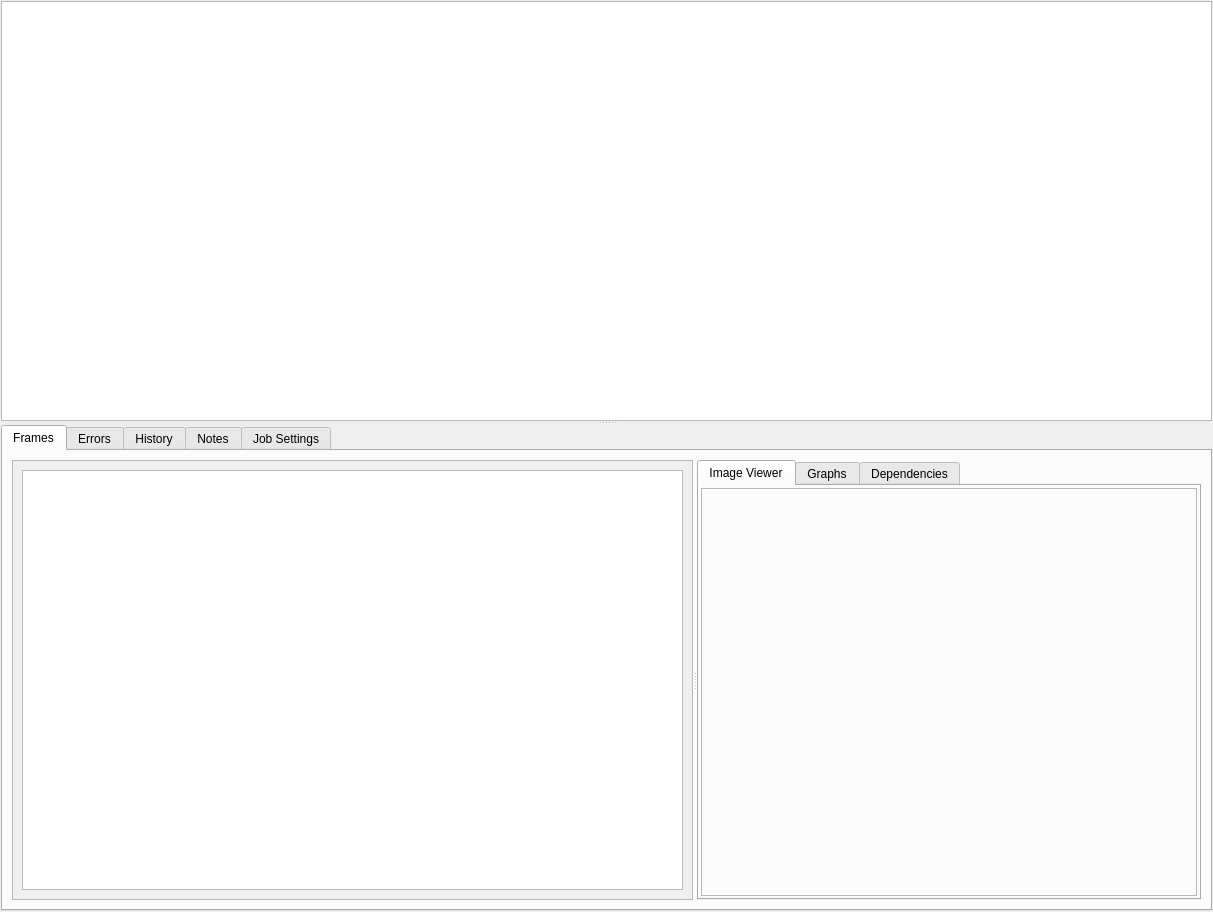
<?xml version="1.0" encoding="UTF-8"?>
<ui version="4.0">
 <class>JobListWidgetUI</class>
 <widget class="QWidget" name="JobListWidgetUI">
  <property name="geometry">
   <rect>
    <x>0</x>
    <y>0</y>
    <width>1213</width>
    <height>912</height>
   </rect>
  </property>
  <property name="windowTitle">
   <string>Form</string>
  </property>
  <layout class="QVBoxLayout" name="verticalLayout_4">
   <property name="margin">
    <number>1</number>
   </property>
   <item>
    <widget class="QSplitter" name="mJobSplitter">
     <property name="orientation">
      <enum>Qt::Vertical</enum>
     </property>
     <widget class="QFrame" name="frame_2">
      <property name="frameShape">
       <enum>QFrame::NoFrame</enum>
      </property>
      <property name="frameShadow">
       <enum>QFrame::Plain</enum>
      </property>
      <property name="lineWidth">
       <number>0</number>
      </property>
      <layout class="QVBoxLayout" name="verticalLayout_3">
       <property name="margin">
        <number>0</number>
       </property>
       <item>
        <widget class="RecordTreeView" name="mJobTree">
         <property name="allColumnsShowFocus">
          <bool>true</bool>
         </property>
        </widget>
       </item>
      </layout>
     </widget>
     <widget class="QFrame" name="frame">
      <property name="frameShape">
       <enum>QFrame::NoFrame</enum>
      </property>
      <property name="frameShadow">
       <enum>QFrame::Plain</enum>
      </property>
      <property name="lineWidth">
       <number>0</number>
      </property>
      <layout class="QVBoxLayout" name="verticalLayout_2">
       <property name="margin">
        <number>0</number>
       </property>
       <item>
        <widget class="QTabWidget" name="mJobTabWidget">
         <property name="enabled">
          <bool>true</bool>
         </property>
         <property name="sizePolicy">
          <sizepolicy hsizetype="Preferred" vsizetype="Preferred">
           <horstretch>0</horstretch>
           <verstretch>0</verstretch>
          </sizepolicy>
         </property>
         <property name="currentIndex">
          <number>0</number>
         </property>
         <widget class="QWidget" name="mFrameTab">
          <attribute name="title">
           <string>Frames</string>
          </attribute>
          <layout class="QHBoxLayout" name="horizontalLayout_2">
           <item>
            <widget class="QSplitter" name="mFrameSplitter">
             <property name="maximumSize">
              <size>
               <width>16777215</width>
               <height>16777215</height>
              </size>
             </property>
             <property name="orientation">
              <enum>Qt::Horizontal</enum>
             </property>
             <widget class="QScrollArea" name="scrollArea">
              <property name="maximumSize">
               <size>
                <width>800</width>
                <height>16777215</height>
               </size>
              </property>
              <property name="autoFillBackground">
               <bool>false</bool>
              </property>
              <property name="frameShadow">
               <enum>QFrame::Raised</enum>
              </property>
              <property name="widgetResizable">
               <bool>true</bool>
              </property>
              <widget class="QWidget" name="scrollAreaWidgetContents_3">
               <property name="geometry">
                <rect>
                 <x>0</x>
                 <y>0</y>
                 <width>717</width>
                 <height>435</height>
                </rect>
               </property>
               <layout class="QHBoxLayout" name="horizontalLayout_3">
                <item>
                 <widget class="RecordTreeView" name="mFrameTree">
                  <property name="sizePolicy">
                   <sizepolicy hsizetype="Fixed" vsizetype="Ignored">
                    <horstretch>0</horstretch>
                    <verstretch>0</verstretch>
                   </sizepolicy>
                  </property>
                  <property name="maximumSize">
                   <size>
                    <width>800</width>
                    <height>16777215</height>
                   </size>
                  </property>
                  <property name="allColumnsShowFocus">
                   <bool>true</bool>
                  </property>
                 </widget>
                </item>
               </layout>
              </widget>
             </widget>
             <widget class="QTabWidget" name="mFrameTabs">
              <property name="maximumSize">
               <size>
                <width>16777215</width>
                <height>16777215</height>
               </size>
              </property>
              <property name="currentIndex">
               <number>0</number>
              </property>
              <widget class="QWidget" name="mFrameImageTab">
               <attribute name="title">
                <string>Image Viewer</string>
               </attribute>
               <layout class="QVBoxLayout" name="mImageViewerLayout">
                <property name="margin">
                 <number>2</number>
                </property>
                <item>
                 <widget class="QFrame" name="frame_3">
                  <property name="frameShape">
                   <enum>QFrame::StyledPanel</enum>
                  </property>
                  <property name="frameShadow">
                   <enum>QFrame::Plain</enum>
                  </property>
                  <layout class="QHBoxLayout" name="horizontalLayout_5">
                   <property name="margin">
                    <number>0</number>
                   </property>
                   <item>
                    <widget class="ImageView" name="mImageView" native="true">
                     <property name="sizePolicy">
                      <sizepolicy hsizetype="Minimum" vsizetype="Ignored">
                       <horstretch>0</horstretch>
                       <verstretch>0</verstretch>
                      </sizepolicy>
                     </property>
                     <property name="layoutDirection">
                      <enum>Qt::RightToLeft</enum>
                     </property>
                    </widget>
                   </item>
                  </layout>
                 </widget>
                </item>
               </layout>
              </widget>
              <widget class="QWidget" name="mFrameGraphTab">
               <attribute name="title">
                <string>Graphs</string>
               </attribute>
               <layout class="QHBoxLayout" name="horizontalLayout_4">
                <property name="margin">
                 <number>2</number>
                </property>
                <item>
                 <widget class="QFrame" name="frame_4">
                  <property name="frameShape">
                   <enum>QFrame::StyledPanel</enum>
                  </property>
                  <property name="frameShadow">
                   <enum>QFrame::Raised</enum>
                  </property>
                  <layout class="QHBoxLayout" name="mGraphLayout">
                   <property name="margin">
                    <number>0</number>
                   </property>
                  </layout>
                 </widget>
                </item>
               </layout>
              </widget>
              <widget class="QWidget" name="mFrameDepsTab">
               <attribute name="title">
                <string>Dependencies</string>
               </attribute>
               <layout class="QHBoxLayout" name="horizontalLayout_6">
                <property name="margin">
                 <number>0</number>
                </property>
                <item>
                 <widget class="QFrame" name="frame_5">
                  <property name="frameShape">
                   <enum>QFrame::StyledPanel</enum>
                  </property>
                  <property name="frameShadow">
                   <enum>QFrame::Raised</enum>
                  </property>
                 </widget>
                </item>
               </layout>
              </widget>
             </widget>
            </widget>
           </item>
          </layout>
         </widget>
         <widget class="QWidget" name="mErrorsTab">
          <attribute name="title">
           <string>Errors</string>
          </attribute>
          <layout class="QVBoxLayout">
           <property name="spacing">
            <number>6</number>
           </property>
           <property name="margin">
            <number>0</number>
           </property>
           <item>
            <widget class="RecordTreeView" name="mErrorTree">
             <property name="selectionMode">
              <enum>QAbstractItemView::ExtendedSelection</enum>
             </property>
             <property name="selectionBehavior">
              <enum>QAbstractItemView::SelectRows</enum>
             </property>
             <property name="allColumnsShowFocus">
              <bool>true</bool>
             </property>
            </widget>
           </item>
          </layout>
         </widget>
         <widget class="QWidget" name="mHistoryTab">
          <attribute name="title">
           <string>History</string>
          </attribute>
          <layout class="QVBoxLayout" name="verticalLayout">
           <property name="margin">
            <number>0</number>
           </property>
           <item>
            <widget class="JobHistoryView" name="mHistoryView"/>
           </item>
          </layout>
         </widget>
         <widget class="QWidget" name="mNotesTab">
          <attribute name="title">
           <string>Notes</string>
          </attribute>
          <layout class="QHBoxLayout" name="horizontalLayout">
           <property name="margin">
            <number>1</number>
           </property>
           <item>
            <widget class="ThreadView" name="mThreadView" native="true"/>
           </item>
          </layout>
         </widget>
         <widget class="QWidget" name="mSummaryTab">
          <attribute name="title">
           <string>Job Settings</string>
          </attribute>
          <layout class="QHBoxLayout">
           <property name="spacing">
            <number>0</number>
           </property>
           <property name="margin">
            <number>4</number>
           </property>
           <item>
            <widget class="JobSettingsWidget" name="mJobSettingsWidget" native="true"/>
           </item>
          </layout>
         </widget>
        </widget>
       </item>
      </layout>
     </widget>
    </widget>
   </item>
  </layout>
 </widget>
 <customwidgets>
  <customwidget>
   <class>ImageView</class>
   <extends>QWidget</extends>
   <header>imageview.h</header>
  </customwidget>
  <customwidget>
   <class>RecordTreeView</class>
   <extends>QTreeView</extends>
   <header>items.h</header>
  </customwidget>
  <customwidget>
   <class>JobSettingsWidget</class>
   <extends>QWidget</extends>
   <header>jobsettingswidget.h</header>
   <container>1</container>
  </customwidget>
  <customwidget>
   <class>JobHistoryView</class>
   <extends>QTreeView</extends>
   <header>jobhistoryview.h</header>
  </customwidget>
  <customwidget>
   <class>ThreadView</class>
   <extends>QWidget</extends>
   <header>threadview.h</header>
   <container>1</container>
  </customwidget>
 </customwidgets>
 <resources/>
 <connections/>
</ui>
